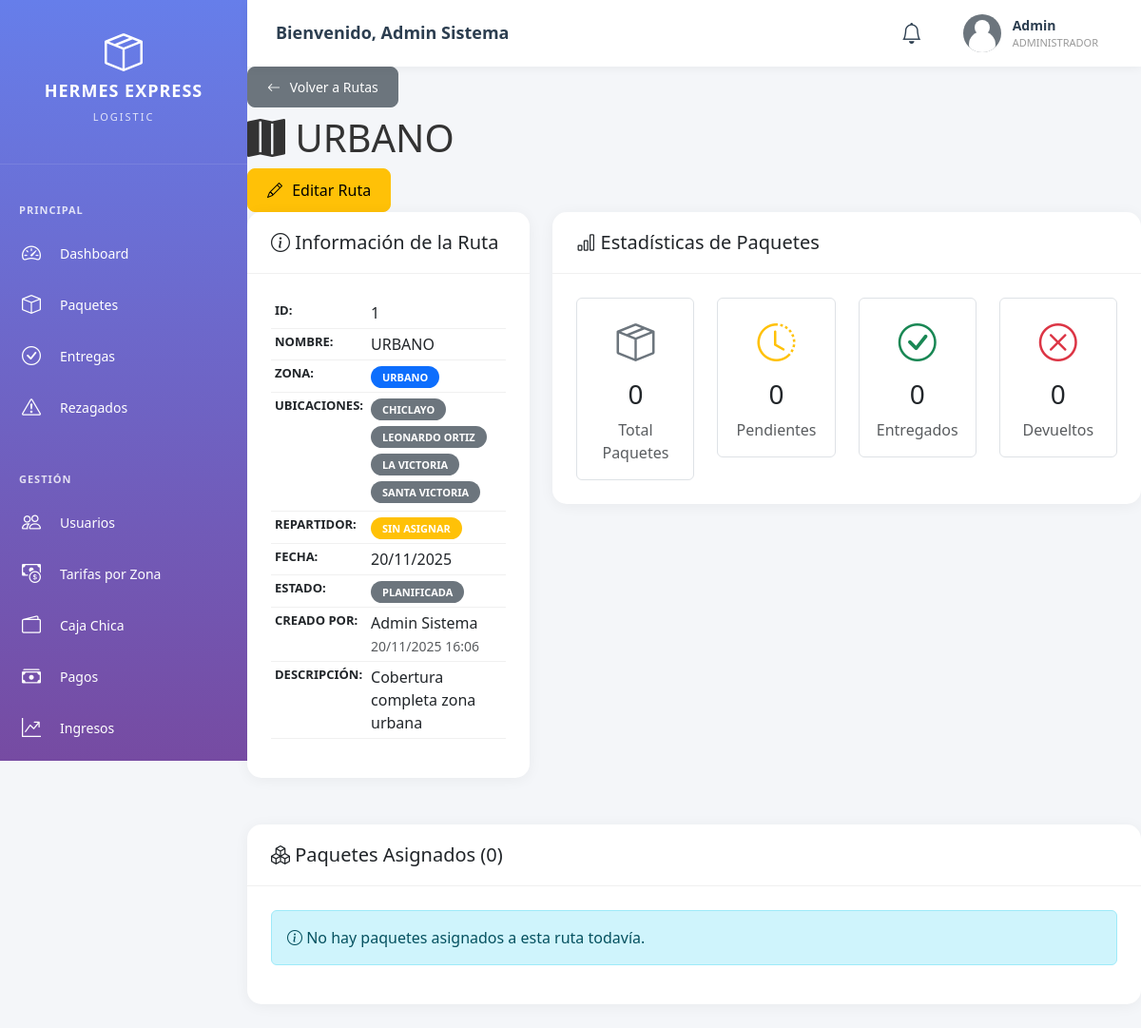
Screenshot of /admin/ruta_detalle.php?id=1 (signed in) with the database file from the repository.
### tables this page shows
CREATE TABLE IF NOT EXISTS rutas (
    id INT PRIMARY KEY AUTO_INCREMENT,
    nombre VARCHAR(100) NOT NULL,
    zona VARCHAR(50),
    ubicaciones TEXT,
    descripcion TEXT COMMENT 'Detalles adicionales de la ruta',
    repartidor_id INT,
    fecha_ruta DATE NOT NULL,
    hora_inicio TIME,
    hora_fin TIME,
    estado ENUM('planificada', 'en_progreso', 'completada', 'cancelada') DEFAULT 'planificada',
    total_paquetes INT DEFAULT 0,
    paquetes_entregados INT DEFAULT 0,
    distancia_total DECIMAL(10, 2),
    tiempo_estimado INT,
    creado_por INT,
    fecha_creacion TIMESTAMP DEFAULT CURRENT_TIMESTAMP,
    INDEX idx_fecha (fecha_ruta),
    INDEX idx_repartidor (repartidor_id)
);

CREATE TABLE IF NOT EXISTS usuarios (
    id INT PRIMARY KEY AUTO_INCREMENT,
    nombre VARCHAR(100) NOT NULL,
    apellido VARCHAR(100) NOT NULL,
    email VARCHAR(150) UNIQUE NOT NULL,
    telefono VARCHAR(20),
    password VARCHAR(255) NOT NULL,
    rol ENUM('admin', 'asistente', 'repartidor') NOT NULL,
    foto_perfil VARCHAR(255) DEFAULT 'default.png',
    estado ENUM('activo', 'inactivo', 'suspendido') DEFAULT 'activo',
    fecha_registro TIMESTAMP DEFAULT CURRENT_TIMESTAMP,
    ultimo_acceso TIMESTAMP NULL,
    INDEX idx_email (email),
    INDEX idx_rol (rol)
);

### config/database.php (called while the page is built, shortened)
<?php
class Database {
    private static $instance = null;
    public static function getInstance() {
        if (self::$instance === null) {
            self::$instance = new Database();
        }
        return self::$instance;
    }
    public function fetchAll($result) {
        $rows = [];
        if ($result && is_object($result)) {
            if ($result instanceof mysqli_stmt) {
                $result = $result->get_result();
            }
        } elseif (is_array($result)) {
            return $result;
        }
        return $rows;
    }
    public function fetch($result) {
        if ($result && is_object($result)) {
            if ($result instanceof mysqli_stmt) {
                $result = $result->get_result();
            }
            if ($result instanceof mysqli_result) {
                return $result->fetch_assoc();
            }
        }
        return null;
    }
}
?>

### admin/ruta_detalle.php (the view, shortened to what this page needs)
<?php
$ruta_id = isset($_GET['id']) ? (int)$_GET['id'] : 0;
$db = Database::getInstance()->getConnection();
$sql = "SELECT r.*, u.nombre as repartidor_nombre, u.apellido as repartidor_apellido, u.telefono as repartidor_telefono,
        uc.nombre as creado_nombre, uc.apellido as creado_apellido
        FROM rutas r
        LEFT JOIN usuarios u ON r.repartidor_id = u.id
        LEFT JOIN usuarios uc ON r.creado_por = uc.id
        WHERE r.id = ?";
$stmt = $db->prepare($sql);
$stmt->bind_param("i", $ruta_id);
$stmt->execute();
$ruta = Database::getInstance()->fetch($stmt);
$sql = "SELECT p.*, rp.orden_entrega, rp.estado as estado_ruta
        FROM paquetes p
        INNER JOIN ruta_paquetes rp ON p.id = rp.paquete_id
        WHERE rp.ruta_id = ?
        ORDER BY rp.orden_entrega, p.estado, p.id DESC";
$stmt = $db->prepare($sql);
$stmt->bind_param("i", $ruta_id);
$stmt->execute();
$paquetes = Database::getInstance()->fetchAll($stmt);
$stats = [
    'total' => count($paquetes),
    'pendientes' => 0,
    'en_ruta' => 0,
    'entregados' => 0,
    'devueltos' => 0
];
?>
<!DOCTYPE html>
<html lang="es">
<head>
    <link href="https://cdn.jsdelivr.net/npm/bootstrap@5.3.0/dist/css/bootstrap.min.css" rel="stylesheet">
    <link rel="stylesheet" href="https://cdn.jsdelivr.net/npm/bootstrap-icons@1.11.0/font/bootstrap-icons.css">
    <link rel="stylesheet" href="../assets/css/dashboard.css">
</head>
<body>
    <?php include 'includes/header.php'; ?>
    <div class="dashboard-container">
        <?php include 'includes/sidebar.php'; ?>
        <main class="main-content">
            <div class="content-header">
                <div>
                    <a href="rutas.php" class="btn btn-secondary btn-sm mb-2">
                        <i class="bi bi-arrow-left"></i> Volver a Rutas
                    </a>
                    <h1><i class="bi bi-map-fill"></i> <?php echo $ruta['nombre']; ?></h1>
                </div>
                <?php if ($ruta['estado'] == 'planificada'): ?>
                <a href="ruta_editar.php?id=<?php echo $ruta_id; ?>" class="btn btn-warning">
                    <i class="bi bi-pencil"></i> Editar Ruta
                </a>
                <?php endif; ?>
            </div>
            <div class="row">
                <div class="col-md-4 mb-4">
                    <div class="card">
                        <div class="card-header">
                            <h5 class="mb-0"><i class="bi bi-info-circle"></i> Información de la Ruta</h5>
                        </div>
                        <div class="card-body">
                            <table class="table table-sm">
                                <tr>
                                    <th>ID:</th>
                                    <td><?php echo $ruta['id']; ?></td>
                                </tr>
                                <tr>
                                    <th>Nombre:</th>
                                    <td><?php echo $ruta['nombre']; ?></td>
                                </tr>
                                <tr>
                                    <th>Zona:</th>
                                    <td><span class="badge bg-primary"><?php echo $ruta['zona'] ?? 'N/A'; ?></span></td>
                                </tr>
                                <tr>
                                    <th>Ubicaciones:</th>
                                    <td>
                                        <?php if (!empty($ruta['ubicaciones'])): ?>
                                            <?php
                                            $ubicaciones = explode(',', $ruta['ubicaciones']);
                                            foreach ($ubicaciones as $ubicacion) {
                                                echo '<span class="badge bg-secondary me-1 mb-1">' . trim($ubicacion) . '</span>';
                                            }
                                            ?>
                                        <?php else: ?>
                                            <span class="text-muted">-</span>
                                        <?php endif; ?>
                                    </td>
                                </tr>
                                <tr>
                                    <th>Repartidor:</th>
                                    <td>
                                        <?php if ($ruta['repartidor_nombre']): ?>
                                            <?php echo $ruta['repartidor_nombre'] . ' ' . $ruta['repartidor_apellido']; ?><br>
                                            <small class="text-muted"><i class="bi bi-telephone"></i> <?php echo $ruta['repartidor_telefono']; ?></small>
                                        <?php else: ?>
                                            <span class="badge bg-warning">Sin asignar</span>
                                        <?php endif; ?>
                                    </td>
                                </tr>
                                <tr>
                                    <th>Fecha:</th>
                                    <td><?php echo date('d/m/Y', strtotime($ruta['fecha_ruta'])); ?></td>
                                </tr>
                                <tr>
                                    <th>Estado:</th>
                                    <td>
                                        <?php
                                        $badges = [
                                            'planificada' => 'secondary',
                                            'en_progreso' => 'primary',
                                            'completada' => 'success',
                                            'cancelada' => 'danger'
                                        ];
                                        ?>
                                        <span class="badge bg-<?php echo $badges[$ruta['estado']]; ?>">
                                            <?php echo ucfirst(str_replace('_', ' ', $ruta['estado'])); ?>
                                        </span>
                                    </td>
                                </tr>
                                <tr>
                                    <th>Creado por:</th>
                                    <td><?php echo $ruta['creado_nombre'] . ' ' . $ruta['creado_apellido']; ?><br>
                                        <small class="text-muted"><?php echo date('d/m/Y H:i', strtotime($ruta['fecha_creacion'])); ?></small>
                                    </td>
                                </tr>
                                <?php if ($ruta['descripcion']): ?>
                                <tr>
                                    <th>Descripción:</th>
                                    <td><?php echo nl2br($ruta['descripcion']); ?></td>
                                </tr>
                                <?php endif; ?>
                            </table>
                        </div>
                    </div>
                </div>
                <div class="col-md-8 mb-4">
                    <div class="card">
                        <div class="card-header">
                            <h5 class="mb-0"><i class="bi bi-bar-chart"></i> Estadísticas de Paquetes</h5>
                        </div>
                        <div class="card-body">
                            <div class="row text-center">
                                <div class="col-md-3">
                                    <div class="p-3 border rounded">
                                        <i class="bi bi-box-seam fs-1 text-secondary"></i>
                                        <h3 class="mt-2"><?php echo $stats['total']; ?></h3>
                                        <p class="text-muted mb-0">Total Paquetes</p>
                                    </div>
                                </div>
                                <div class="col-md-3">
                                    <div class="p-3 border rounded">
                                        <i class="bi bi-clock-history fs-1 text-warning"></i>
                                        <h3 class="mt-2"><?php echo $stats['pendientes'] + $stats['en_ruta']; ?></h3>
                                        <p class="text-muted mb-0">Pendientes</p>
                                    </div>
                                </div>
                                <div class="col-md-3">
                                    <div class="p-3 border rounded">
                                        <i class="bi bi-check-circle fs-1 text-success"></i>
                                        <h3 class="mt-2"><?php echo $stats['entregados']; ?></h3>
                                        <p class="text-muted mb-0">Entregados</p>
                                    </div>
                                </div>
                                <div class="col-md-3">
                                    <div class="p-3 border rounded">
                                        <i class="bi bi-x-circle fs-1 text-danger"></i>
                                        <h3 class="mt-2"><?php echo $stats['devueltos']; ?></h3>
                                        <p class="text-muted mb-0">Devueltos</p>
                                    </div>
                                </div>
                            </div>
                        </div>
                    </div>
                </div>
            </div>
            <div class="card">
                <div class="card-header">
                    <h5 class="mb-0"><i class="bi bi-boxes"></i> Paquetes Asignados (<?php echo count($paquetes); ?>)</h5>
                </div>
                <div class="card-body">
                    <?php if (count($paquetes) > 0): ?>
                    <div class="table-responsive">
                        <table class="table table-hover table-sm">
                            <thead>
                                <tr>
                                    <th>Código Seguimiento</th>
                                    <th>Destinatario</th>
                                    <th>Dirección</th>
                                    <th>Ciudad</th>
                                    <th>Prioridad</th>
                                    <th>Costo</th>
                                    <th>Estado</th>
                                </tr>
                            </thead>
                            <tbody>
                                <?php foreach ($paquetes as $paquete): ?>
                                <tr>
                                    <td>
                                        <a href="paquete_detalle.php?id=<?php echo $paquete['id']; ?>" class="text-decoration-none">
                                            <strong><?php echo $paquete['codigo_seguimiento']; ?></strong>
                                        </a>
                                    </td>
                                    <td>
                                        <?php echo $paquete['destinatario_nombre']; ?><br>
                                        <small class="text-muted"><?php echo $paquete['destinatario_telefono']; ?></small>
                                    </td>
                                    <td><small><?php echo substr($paquete['direccion_completa'], 0, 50) . (strlen($paquete['direccion_completa']) > 50 ? '...' : ''); ?></small></td>
                                    <td><?php echo $paquete['ciudad'] ?? '-'; ?></td>
                                    <td>
                                        <?php
                                        $tipo_badges = ['normal' => 'secondary', 'express' => 'warning', 'urgente' => 'danger'];
                                        ?>
                                        <span class="badge bg-<?php echo $tipo_badges[$paquete['prioridad']] ?? 'secondary'; ?>">
                                            <?php echo ucfirst($paquete['prioridad']); ?>
                                        </span>
                                    </td>
                                    <td>S/ <?php echo number_format($paquete['costo_envio'], 2); ?></td>
                                    <td>
                                        <?php
                                        $estado_badges = [
                                            'pendiente' => 'secondary',
                                            'en_ruta' => 'primary',
                                            'entregado' => 'success',
                                            'devuelto' => 'danger'
                                        ];
                                        ?>
                                        <span class="badge bg-<?php echo $estado_badges[$paquete['estado']] ?? 'secondary'; ?>">
                                            <?php echo ucfirst($paquete['estado']); ?>
                                        </span>
                                    </td>
                                </tr>
                                <?php endforeach; ?>
                            </tbody>
                        </table>
                    </div>
                    <?php else: ?>
                    <div class="alert alert-info">
                        <i class="bi bi-info-circle"></i> No hay paquetes asignados a esta ruta todavía.
                    </div>
                    <?php endif; ?>
                </div>
            </div>
        </main>
    </div>
</body>
</html>

### rows the page displays
rutas: nombre "URBANO", id "1", zona "URBANO", ubicaciones "CHICLAYO", ubicaciones "LEONARDO ORTIZ", ubicaciones "LA VICTORIA", ubicaciones "SANTA VICTORIA", fecha_ruta "20/11/2025", estado "PLANIFICADA", creado_por.nombre "Admin", creado_por.apellido "Sistema", fecha_creacion "20/11/2025 16:06", descripcion "Cobertura completa zona urbana"

### other values shown
$_SESSION['nombre'] . ' ' . ($_SESSION['apellido'] ?? '') "Admin Sistema"
$_SESSION['nombre'] "Admin"
$stats['total'] "0"
$stats['pendientes'] + $stats['en_ruta'] "0"
$stats['entregados'] "0"
$stats['devueltos'] "0"
count($paquetes) "0"
